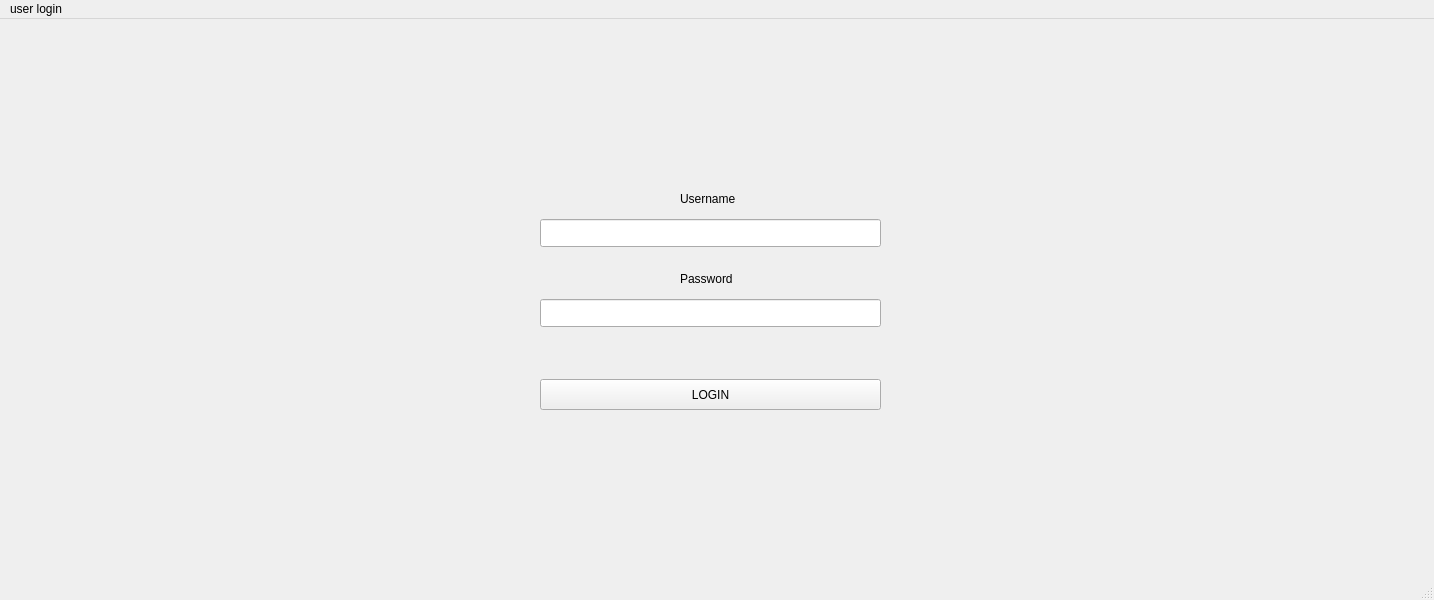
<?xml version="1.0" encoding="UTF-8"?>
<ui version="4.0">
 <class>MainWindow</class>
 <widget class="QMainWindow" name="MainWindow">
  <property name="geometry">
   <rect>
    <x>0</x>
    <y>0</y>
    <width>1434</width>
    <height>600</height>
   </rect>
  </property>
  <property name="windowTitle">
   <string>MainWindow</string>
  </property>
  <widget class="QWidget" name="centralwidget">
   <widget class="QPushButton" name="pushButton">
    <property name="geometry">
     <rect>
      <x>540</x>
      <y>360</y>
      <width>341</width>
      <height>31</height>
     </rect>
    </property>
    <property name="text">
     <string>LOGIN</string>
    </property>
   </widget>
   <widget class="QLineEdit" name="passwordedit">
    <property name="geometry">
     <rect>
      <x>540</x>
      <y>280</y>
      <width>341</width>
      <height>28</height>
     </rect>
    </property>
   </widget>
   <widget class="QLineEdit" name="useredit">
    <property name="geometry">
     <rect>
      <x>540</x>
      <y>200</y>
      <width>341</width>
      <height>28</height>
     </rect>
    </property>
   </widget>
   <widget class="QLabel" name="Label">
    <property name="geometry">
     <rect>
      <x>680</x>
      <y>170</y>
      <width>71</width>
      <height>20</height>
     </rect>
    </property>
    <property name="text">
     <string>Username</string>
    </property>
   </widget>
   <widget class="QLabel" name="label_1">
    <property name="geometry">
     <rect>
      <x>680</x>
      <y>250</y>
      <width>71</width>
      <height>20</height>
     </rect>
    </property>
    <property name="text">
     <string>Password</string>
    </property>
   </widget>
  </widget>
  <widget class="QMenuBar" name="menubar">
   <property name="geometry">
    <rect>
     <x>0</x>
     <y>0</y>
     <width>1434</width>
     <height>25</height>
    </rect>
   </property>
   <widget class="QMenu" name="menuuser_login">
    <property name="title">
     <string>user login</string>
    </property>
   </widget>
   <addaction name="menuuser_login"/>
  </widget>
  <widget class="QStatusBar" name="statusbar"/>
 </widget>
 <resources/>
 <connections/>
</ui>
